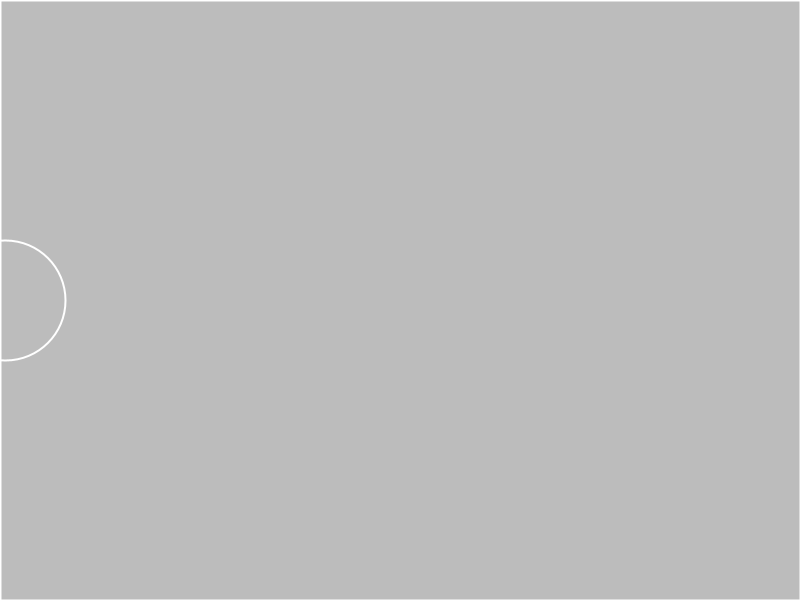
Frame 1 (no input)
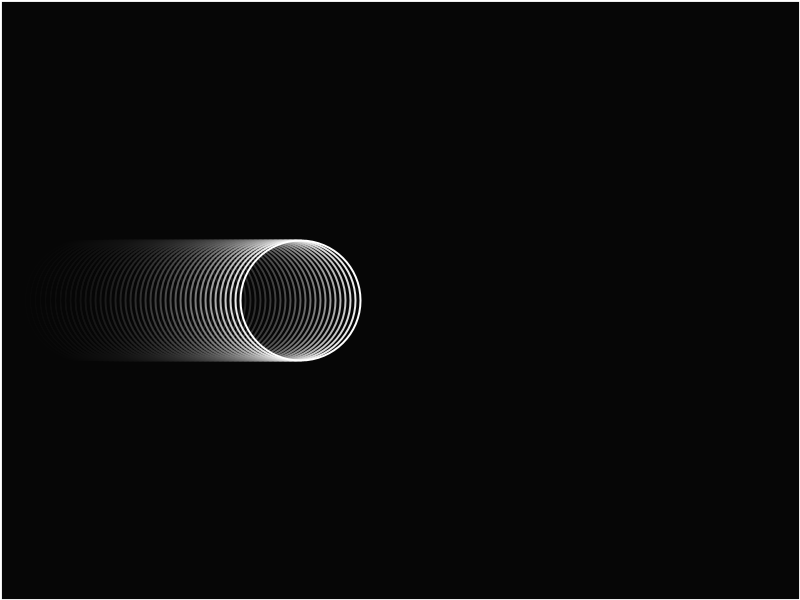
Frame 60 (the mouse pressed at the canvas centre just before this capture)
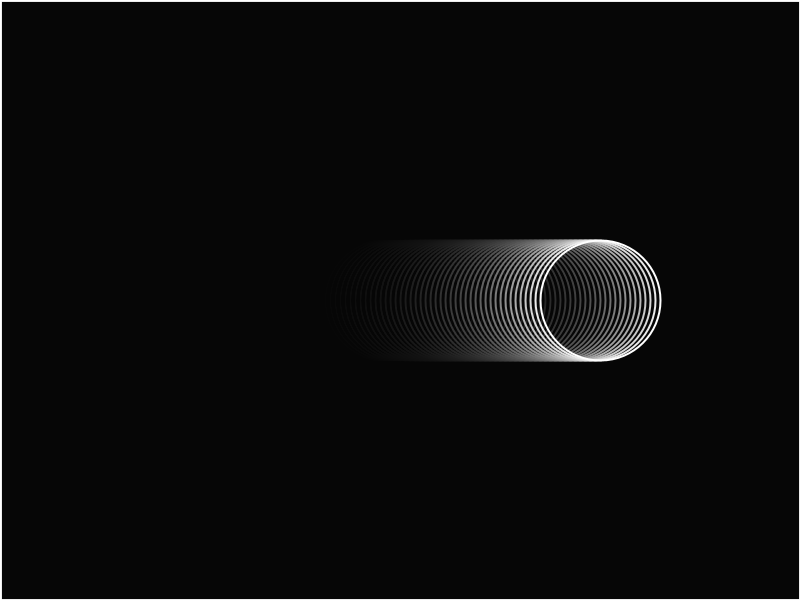
Frame 120 (the mouse held since frame 60 and released just before this capture)

The Processing sketch that drew these frames (run headless with seeded random() and noise(); from frame 60 on, the mouse is pressed at the canvas centre):

// Processing sketch: A_6_2_carro_velocidade
// ── A_6_2_carro_velocidade.pde
float velocidade = 5;
float posicao = 5;
int dir = 1; 
int rasto;

void setup(){
size (800,600);  

stroke(255);
strokeWeight(2);
noFill();


}


void draw(){
  
//background(0);

fill (1,20);
rect(0,0,width,height);
noFill();
carro(posicao);
posicao = deslocaCarro(posicao);

}


void carro(float posX){
int sizeX = height/5;
int sizeY = height/60;
ellipseMode(CENTER);
ellipse(posX , height/2 , sizeX ,sizeX);
}



float deslocaCarro(float posX){

if (posX >= width || posX <= 0){ 
  dir = dir * -1;
}
posX = posX+velocidade*dir;

return posX;

}
